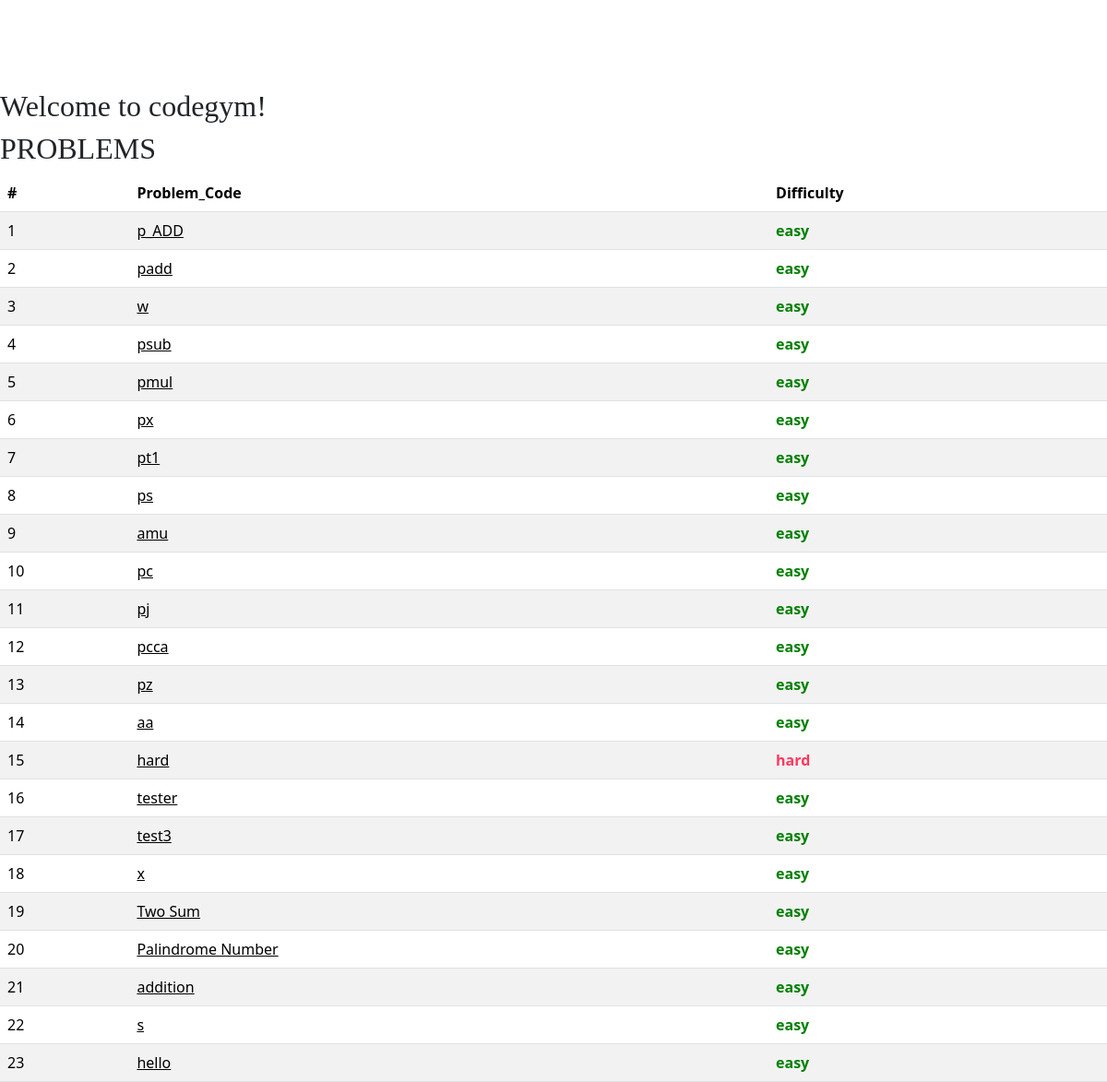
The page /add/list/ on the database its author committed.
### problems/models.py (models this page shows)
class problems(models.Model):
    problem_description = models.TextField()
    problem_code = models.CharField(max_length=100,unique=True)
    diff= models.CharField(max_length=100,choices=diff,default="easy")
    def __str__(self):
            return self.problem_code

### problems/views.py (the view)
# urls.py: path('list/',problem_list, name="problem_list"),
def problem_list(request):
    prob_list = problems.objects.all()
    return render(request,"problem_list.html",{"prob_list":prob_list})

### problems/templates/problem_list.html (shortened to what this page needs)
{% extends 'base.html' %}
{% block body_block %}
<h2 style="font-family: Georgia, 'Times New Roman', Times, serif;"> Welcome to codegym! </h2>
<h2 style="font-family: Georgia, 'Times New Roman', Times, serif;"> PROBLEMS</h2>
  <table class="table table-striped text-align table-hover ">
    <thead>
      <tr>
        <th scope="col"> # </th>
        <th scope="col">Problem_Code</th>
        <th scope="col">Difficulty</th>
      </tr>
    </thead>
    <tbody>
      <tr>
        {% for problem in prob_list %}
        <td>{{forloop.counter}}</td>
     <td> <a href="/add/prob/{{problem.problem_code}}" style="color: black;">{{problem }} </a> </td>
    {% if problem.diff == "easy" %}
    <td style="color:green; font-weight: bolder;"> {{problem.diff}}   </td>
</tr>
    {% elif problem.diff == "medium" %}
    <td style="color:rgb(255,192,30); font-weight: bolder;"> {{problem.diff}}   </td>
</tr>
    {% elif problem.diff == "hard" %}
    <td style="color:rgb(255, 55, 95); font-weight: bolder;"> {{problem.diff}}   </td>
    {%endif%}
    {%endfor%}
    </tbody>
  </table>
{% endblock %}

### problems/templates/base.html (shortened to what this page needs)
<!DOCTYPE html>
{% load static %}
<html>
<head>
	<link rel="stylesheet" href="{% static "css/build.css" %}" />
	<link href="https://cdn.jsdelivr.net/npm/bootstrap@5.3.3/dist/css/bootstrap.min.css" rel="stylesheet">
</head>
<body>
	<div class="right">
		<br><br><br><br>
		{% block body_block %}{% endblock %}
	</div>
</body>
</html>

### problems/static/css/build.css (style rules this page uses)
div { border-radius: 0px; }
body { margin:0px 0px 0px 0px; color:black; }
.right { position: relative; float: right; margin-top: 0px; width: 100%; height: 600px; background-color: #FFFFFF; margin-bottom: 0px; }
.right a:link, a:visited { color: #FFFFFF; }

### rows shown on the page
problems: problem_code "p_ADD", diff "easy"
problems: problem_code "padd", diff "easy"
problems: problem_code "w", diff "easy"
problems: problem_code "psub", diff "easy"
problems: problem_code "pmul", diff "easy"
problems: problem_code "px", diff "easy"
problems: problem_code "pt1", diff "easy"
problems: problem_code "ps", diff "easy"
problems: problem_code "amu", diff "easy"
problems: problem_code "pc", diff "easy"
problems: problem_code "pj", diff "easy"
problems: problem_code "pcca", diff "easy"
problems: problem_code "pz", diff "easy"
problems: problem_code "aa", diff "easy"
problems: problem_code "hard", diff "hard"
problems: problem_code "tester", diff "easy"
problems: problem_code "test3", diff "easy"
problems: problem_code "x", diff "easy"
problems: problem_code "Two Sum", diff "easy"
problems: problem_code "Palindrome Number", diff "easy"
problems: problem_code "addition", diff "easy"
problems: problem_code "s", diff "easy"
problems: problem_code "hello", diff "easy"
